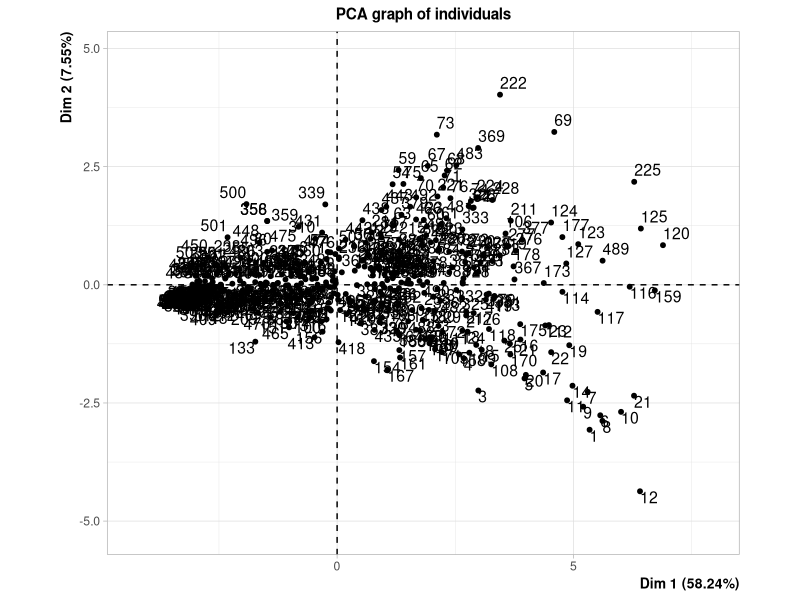
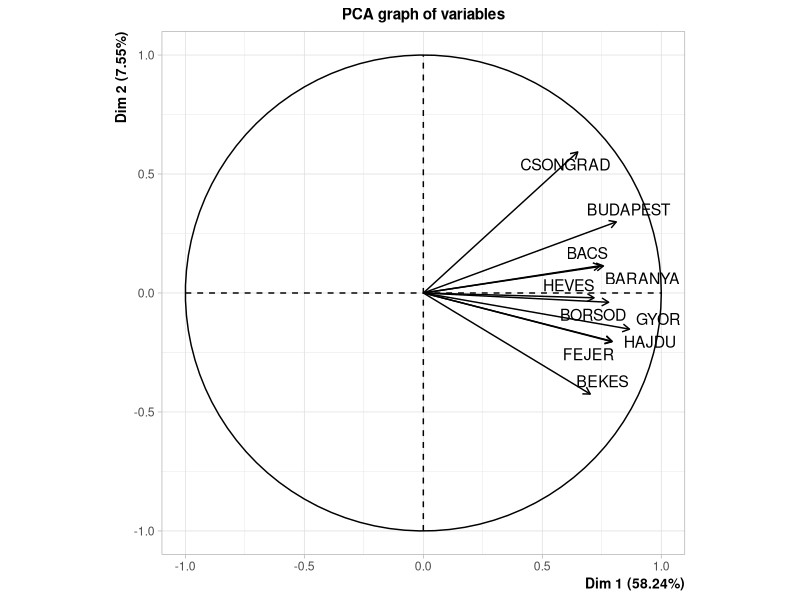
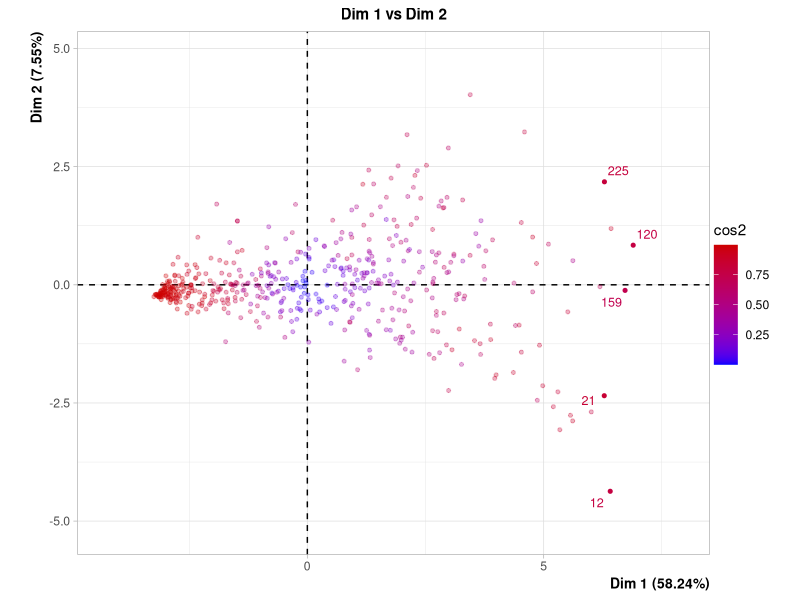
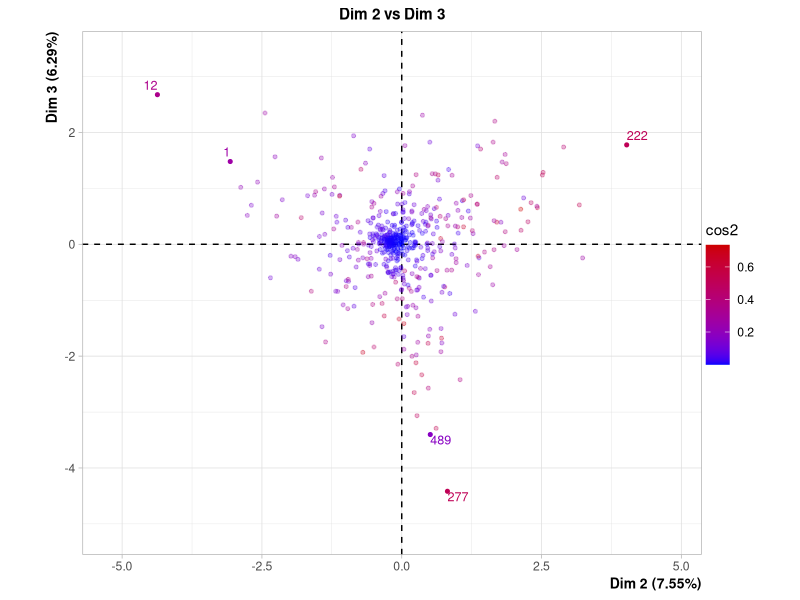
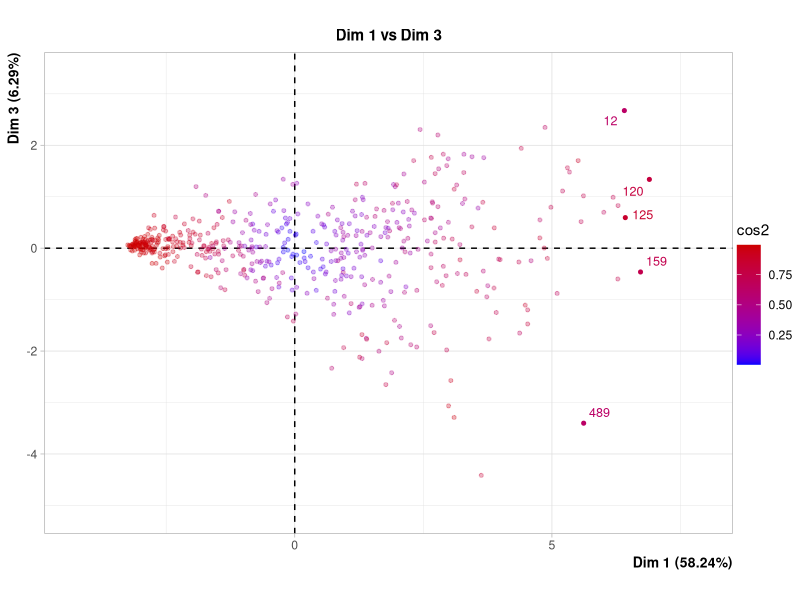

Write the R code that produced these figures, in order.
## ---- chunk 1
library(FactoMineR)
## ---- chunk 2
hungria <- read.csv("viruela.csv", header=T, sep=";")
head(hungria)
## ---- chunk 3
res <- PCA(hungria[,2:11])
## ---- chunk 4

sum.res<-summary(res)

## ---- chunk 5
plot(res, cex = 0.8, select = "contrib 5", title="Dim 1 vs Dim 2",habillage = "cos2")
## ---- chunk 6
plot(res, cex = 0.8, select = "contrib 5", title="Dim 2 vs Dim 3", axes=2:3,habillage = "cos2")
## ---- chunk 7
plot(res, cex = 0.8, select = "contrib 5", title="Dim 1 vs Dim 3", axes = c(1, 3),habillage = "cos2")
